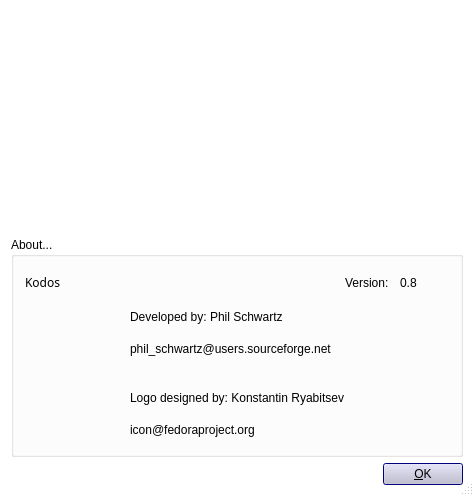
<?xml version="1.0" encoding="UTF-8"?>
<ui version="4.0">
 <class>AboutBA</class>
 <widget class="QDialog" name="AboutBA">
  <property name="geometry">
   <rect>
    <x>0</x>
    <y>0</y>
    <width>474</width>
    <height>496</height>
   </rect>
  </property>
  <property name="palette">
   <palette>
    <active>
     <colorrole role="WindowText">
      <brush brushstyle="SolidPattern">
       <color alpha="255">
        <red>0</red>
        <green>0</green>
        <blue>0</blue>
       </color>
      </brush>
     </colorrole>
     <colorrole role="Button">
      <brush brushstyle="SolidPattern">
       <color alpha="255">
        <red>214</red>
        <green>214</green>
        <blue>214</blue>
       </color>
      </brush>
     </colorrole>
     <colorrole role="Light">
      <brush brushstyle="SolidPattern">
       <color alpha="255">
        <red>255</red>
        <green>255</green>
        <blue>255</blue>
       </color>
      </brush>
     </colorrole>
     <colorrole role="Midlight">
      <brush brushstyle="SolidPattern">
       <color alpha="255">
        <red>234</red>
        <green>234</green>
        <blue>234</blue>
       </color>
      </brush>
     </colorrole>
     <colorrole role="Dark">
      <brush brushstyle="SolidPattern">
       <color alpha="255">
        <red>107</red>
        <green>107</green>
        <blue>107</blue>
       </color>
      </brush>
     </colorrole>
     <colorrole role="Mid">
      <brush brushstyle="SolidPattern">
       <color alpha="255">
        <red>142</red>
        <green>142</green>
        <blue>142</blue>
       </color>
      </brush>
     </colorrole>
     <colorrole role="Text">
      <brush brushstyle="SolidPattern">
       <color alpha="255">
        <red>0</red>
        <green>0</green>
        <blue>0</blue>
       </color>
      </brush>
     </colorrole>
     <colorrole role="BrightText">
      <brush brushstyle="SolidPattern">
       <color alpha="255">
        <red>255</red>
        <green>255</green>
        <blue>255</blue>
       </color>
      </brush>
     </colorrole>
     <colorrole role="ButtonText">
      <brush brushstyle="SolidPattern">
       <color alpha="255">
        <red>0</red>
        <green>0</green>
        <blue>0</blue>
       </color>
      </brush>
     </colorrole>
     <colorrole role="Base">
      <brush brushstyle="SolidPattern">
       <color alpha="255">
        <red>255</red>
        <green>255</green>
        <blue>255</blue>
       </color>
      </brush>
     </colorrole>
     <colorrole role="Window">
      <brush brushstyle="SolidPattern">
       <color alpha="255">
        <red>255</red>
        <green>255</green>
        <blue>255</blue>
       </color>
      </brush>
     </colorrole>
     <colorrole role="Shadow">
      <brush brushstyle="SolidPattern">
       <color alpha="255">
        <red>0</red>
        <green>0</green>
        <blue>0</blue>
       </color>
      </brush>
     </colorrole>
     <colorrole role="Highlight">
      <brush brushstyle="SolidPattern">
       <color alpha="255">
        <red>0</red>
        <green>0</green>
        <blue>156</blue>
       </color>
      </brush>
     </colorrole>
     <colorrole role="HighlightedText">
      <brush brushstyle="SolidPattern">
       <color alpha="255">
        <red>255</red>
        <green>255</green>
        <blue>255</blue>
       </color>
      </brush>
     </colorrole>
     <colorrole role="Link">
      <brush brushstyle="SolidPattern">
       <color alpha="255">
        <red>0</red>
        <green>0</green>
        <blue>0</blue>
       </color>
      </brush>
     </colorrole>
     <colorrole role="LinkVisited">
      <brush brushstyle="SolidPattern">
       <color alpha="255">
        <red>0</red>
        <green>0</green>
        <blue>0</blue>
       </color>
      </brush>
     </colorrole>
    </active>
    <inactive>
     <colorrole role="WindowText">
      <brush brushstyle="SolidPattern">
       <color alpha="255">
        <red>0</red>
        <green>0</green>
        <blue>0</blue>
       </color>
      </brush>
     </colorrole>
     <colorrole role="Button">
      <brush brushstyle="SolidPattern">
       <color alpha="255">
        <red>214</red>
        <green>214</green>
        <blue>214</blue>
       </color>
      </brush>
     </colorrole>
     <colorrole role="Light">
      <brush brushstyle="SolidPattern">
       <color alpha="255">
        <red>255</red>
        <green>255</green>
        <blue>255</blue>
       </color>
      </brush>
     </colorrole>
     <colorrole role="Midlight">
      <brush brushstyle="SolidPattern">
       <color alpha="255">
        <red>246</red>
        <green>246</green>
        <blue>246</blue>
       </color>
      </brush>
     </colorrole>
     <colorrole role="Dark">
      <brush brushstyle="SolidPattern">
       <color alpha="255">
        <red>107</red>
        <green>107</green>
        <blue>107</blue>
       </color>
      </brush>
     </colorrole>
     <colorrole role="Mid">
      <brush brushstyle="SolidPattern">
       <color alpha="255">
        <red>142</red>
        <green>142</green>
        <blue>142</blue>
       </color>
      </brush>
     </colorrole>
     <colorrole role="Text">
      <brush brushstyle="SolidPattern">
       <color alpha="255">
        <red>0</red>
        <green>0</green>
        <blue>0</blue>
       </color>
      </brush>
     </colorrole>
     <colorrole role="BrightText">
      <brush brushstyle="SolidPattern">
       <color alpha="255">
        <red>255</red>
        <green>255</green>
        <blue>255</blue>
       </color>
      </brush>
     </colorrole>
     <colorrole role="ButtonText">
      <brush brushstyle="SolidPattern">
       <color alpha="255">
        <red>0</red>
        <green>0</green>
        <blue>0</blue>
       </color>
      </brush>
     </colorrole>
     <colorrole role="Base">
      <brush brushstyle="SolidPattern">
       <color alpha="255">
        <red>255</red>
        <green>255</green>
        <blue>255</blue>
       </color>
      </brush>
     </colorrole>
     <colorrole role="Window">
      <brush brushstyle="SolidPattern">
       <color alpha="255">
        <red>255</red>
        <green>255</green>
        <blue>255</blue>
       </color>
      </brush>
     </colorrole>
     <colorrole role="Shadow">
      <brush brushstyle="SolidPattern">
       <color alpha="255">
        <red>0</red>
        <green>0</green>
        <blue>0</blue>
       </color>
      </brush>
     </colorrole>
     <colorrole role="Highlight">
      <brush brushstyle="SolidPattern">
       <color alpha="255">
        <red>0</red>
        <green>0</green>
        <blue>156</blue>
       </color>
      </brush>
     </colorrole>
     <colorrole role="HighlightedText">
      <brush brushstyle="SolidPattern">
       <color alpha="255">
        <red>255</red>
        <green>255</green>
        <blue>255</blue>
       </color>
      </brush>
     </colorrole>
     <colorrole role="Link">
      <brush brushstyle="SolidPattern">
       <color alpha="255">
        <red>0</red>
        <green>0</green>
        <blue>0</blue>
       </color>
      </brush>
     </colorrole>
     <colorrole role="LinkVisited">
      <brush brushstyle="SolidPattern">
       <color alpha="255">
        <red>0</red>
        <green>0</green>
        <blue>0</blue>
       </color>
      </brush>
     </colorrole>
    </inactive>
    <disabled>
     <colorrole role="WindowText">
      <brush brushstyle="SolidPattern">
       <color alpha="255">
        <red>128</red>
        <green>128</green>
        <blue>128</blue>
       </color>
      </brush>
     </colorrole>
     <colorrole role="Button">
      <brush brushstyle="SolidPattern">
       <color alpha="255">
        <red>214</red>
        <green>214</green>
        <blue>214</blue>
       </color>
      </brush>
     </colorrole>
     <colorrole role="Light">
      <brush brushstyle="SolidPattern">
       <color alpha="255">
        <red>255</red>
        <green>255</green>
        <blue>255</blue>
       </color>
      </brush>
     </colorrole>
     <colorrole role="Midlight">
      <brush brushstyle="SolidPattern">
       <color alpha="255">
        <red>246</red>
        <green>246</green>
        <blue>246</blue>
       </color>
      </brush>
     </colorrole>
     <colorrole role="Dark">
      <brush brushstyle="SolidPattern">
       <color alpha="255">
        <red>107</red>
        <green>107</green>
        <blue>107</blue>
       </color>
      </brush>
     </colorrole>
     <colorrole role="Mid">
      <brush brushstyle="SolidPattern">
       <color alpha="255">
        <red>142</red>
        <green>142</green>
        <blue>142</blue>
       </color>
      </brush>
     </colorrole>
     <colorrole role="Text">
      <brush brushstyle="SolidPattern">
       <color alpha="255">
        <red>0</red>
        <green>0</green>
        <blue>0</blue>
       </color>
      </brush>
     </colorrole>
     <colorrole role="BrightText">
      <brush brushstyle="SolidPattern">
       <color alpha="255">
        <red>255</red>
        <green>255</green>
        <blue>255</blue>
       </color>
      </brush>
     </colorrole>
     <colorrole role="ButtonText">
      <brush brushstyle="SolidPattern">
       <color alpha="255">
        <red>128</red>
        <green>128</green>
        <blue>128</blue>
       </color>
      </brush>
     </colorrole>
     <colorrole role="Base">
      <brush brushstyle="SolidPattern">
       <color alpha="255">
        <red>255</red>
        <green>255</green>
        <blue>255</blue>
       </color>
      </brush>
     </colorrole>
     <colorrole role="Window">
      <brush brushstyle="SolidPattern">
       <color alpha="255">
        <red>255</red>
        <green>255</green>
        <blue>255</blue>
       </color>
      </brush>
     </colorrole>
     <colorrole role="Shadow">
      <brush brushstyle="SolidPattern">
       <color alpha="255">
        <red>0</red>
        <green>0</green>
        <blue>0</blue>
       </color>
      </brush>
     </colorrole>
     <colorrole role="Highlight">
      <brush brushstyle="SolidPattern">
       <color alpha="255">
        <red>0</red>
        <green>0</green>
        <blue>156</blue>
       </color>
      </brush>
     </colorrole>
     <colorrole role="HighlightedText">
      <brush brushstyle="SolidPattern">
       <color alpha="255">
        <red>255</red>
        <green>255</green>
        <blue>255</blue>
       </color>
      </brush>
     </colorrole>
     <colorrole role="Link">
      <brush brushstyle="SolidPattern">
       <color alpha="255">
        <red>0</red>
        <green>0</green>
        <blue>0</blue>
       </color>
      </brush>
     </colorrole>
     <colorrole role="LinkVisited">
      <brush brushstyle="SolidPattern">
       <color alpha="255">
        <red>0</red>
        <green>0</green>
        <blue>0</blue>
       </color>
      </brush>
     </colorrole>
    </disabled>
   </palette>
  </property>
  <property name="windowTitle">
   <string>About Kodos</string>
  </property>
  <property name="sizeGripEnabled">
   <bool>true</bool>
  </property>
  <layout class="QGridLayout">
   <property name="margin">
    <number>11</number>
   </property>
   <property name="spacing">
    <number>6</number>
   </property>
   <item row="1" column="0">
    <widget class="QGroupBox" name="GroupBox6__DOCTYPE_UI_SELECTION__UI_SELECTION___widget_______class_QLabel__class_______property_stdset__1____________name_name__name___________cstring_TextLabel1_2__cstring________property_______property_stdset__1____________name_geometry__name___________rect_______________x_11__x_______________y_280__y_______________width_90__width_______________height_26__height____________rect________property_______property_stdset__1____________name_text__name___________string_Version___string________property____widget____UI_SELECTION__">
     <property name="title">
      <string>About...</string>
     </property>
     <layout class="QGridLayout">
      <item row="0" column="3" colspan="2">
       <layout class="QHBoxLayout">
        <item>
         <widget class="QLabel" name="TextLabel1_2">
          <property name="text">
           <string>Version:</string>
          </property>
          <property name="wordWrap">
           <bool>false</bool>
          </property>
         </widget>
        </item>
        <item>
         <widget class="QLabel" name="versionLabel">
          <property name="text">
           <string>0.8</string>
          </property>
          <property name="wordWrap">
           <bool>false</bool>
          </property>
         </widget>
        </item>
       </layout>
      </item>
      <item row="0" column="2">
       <spacer name="spacer2">
        <property name="orientation">
         <enum>Qt::Horizontal</enum>
        </property>
        <property name="sizeType">
         <enum>QSizePolicy::Expanding</enum>
        </property>
        <property name="sizeHint" stdset="0">
         <size>
          <width>181</width>
          <height>16</height>
         </size>
        </property>
       </spacer>
      </item>
      <item row="0" column="0" colspan="2">
       <widget class="QLabel" name="TextLabel1">
        <property name="sizePolicy">
         <sizepolicy hsizetype="Expanding" vsizetype="Minimum">
          <horstretch>0</horstretch>
          <verstretch>0</verstretch>
         </sizepolicy>
        </property>
        <property name="font">
         <font>
          <family>helvetic</family>
         </font>
        </property>
        <property name="text">
         <string>Kodos</string>
        </property>
        <property name="wordWrap">
         <bool>false</bool>
        </property>
       </widget>
      </item>
      <item row="3" column="2">
       <spacer name="spacer3">
        <property name="orientation">
         <enum>Qt::Vertical</enum>
        </property>
        <property name="sizeType">
         <enum>QSizePolicy::Preferred</enum>
        </property>
        <property name="sizeHint" stdset="0">
         <size>
          <width>26</width>
          <height>16</height>
         </size>
        </property>
       </spacer>
      </item>
      <item row="4" column="0">
       <spacer name="spacer8">
        <property name="orientation">
         <enum>Qt::Horizontal</enum>
        </property>
        <property name="sizeType">
         <enum>QSizePolicy::Expanding</enum>
        </property>
        <property name="sizeHint" stdset="0">
         <size>
          <width>36</width>
          <height>16</height>
         </size>
        </property>
       </spacer>
      </item>
      <item row="1" column="1" rowspan="2" colspan="3">
       <layout class="QVBoxLayout">
        <item>
         <widget class="QLabel" name="textLabel3">
          <property name="text">
           <string>Developed by: Phil Schwartz</string>
          </property>
          <property name="wordWrap">
           <bool>false</bool>
          </property>
         </widget>
        </item>
        <item>
         <widget class="QLabel" name="textLabel4">
          <property name="text">
           <string>phil_schwartz@users.sourceforge.net</string>
          </property>
          <property name="wordWrap">
           <bool>false</bool>
          </property>
         </widget>
        </item>
       </layout>
      </item>
      <item row="1" column="4">
       <spacer name="spacer4">
        <property name="orientation">
         <enum>Qt::Horizontal</enum>
        </property>
        <property name="sizeType">
         <enum>QSizePolicy::Expanding</enum>
        </property>
        <property name="sizeHint" stdset="0">
         <size>
          <width>40</width>
          <height>16</height>
         </size>
        </property>
       </spacer>
      </item>
      <item row="2" column="4">
       <spacer name="spacer5">
        <property name="orientation">
         <enum>Qt::Horizontal</enum>
        </property>
        <property name="sizeType">
         <enum>QSizePolicy::Expanding</enum>
        </property>
        <property name="sizeHint" stdset="0">
         <size>
          <width>35</width>
          <height>16</height>
         </size>
        </property>
       </spacer>
      </item>
      <item row="1" column="0">
       <spacer name="spacer6">
        <property name="orientation">
         <enum>Qt::Horizontal</enum>
        </property>
        <property name="sizeType">
         <enum>QSizePolicy::Expanding</enum>
        </property>
        <property name="sizeHint" stdset="0">
         <size>
          <width>41</width>
          <height>16</height>
         </size>
        </property>
       </spacer>
      </item>
      <item row="2" column="0">
       <spacer name="spacer7">
        <property name="orientation">
         <enum>Qt::Horizontal</enum>
        </property>
        <property name="sizeType">
         <enum>QSizePolicy::Expanding</enum>
        </property>
        <property name="sizeHint" stdset="0">
         <size>
          <width>41</width>
          <height>16</height>
         </size>
        </property>
       </spacer>
      </item>
      <item row="4" column="1" rowspan="2" colspan="3">
       <layout class="QGridLayout">
        <item row="0" column="0">
         <widget class="QLabel" name="textLabel1">
          <property name="text">
           <string>Logo designed by: Konstantin Ryabitsev</string>
          </property>
          <property name="wordWrap">
           <bool>false</bool>
          </property>
         </widget>
        </item>
        <item row="1" column="0">
         <widget class="QLabel" name="textLabel2">
          <property name="text">
           <string>icon@fedoraproject.org</string>
          </property>
          <property name="wordWrap">
           <bool>false</bool>
          </property>
         </widget>
        </item>
       </layout>
      </item>
      <item row="4" column="4">
       <spacer name="spacer10">
        <property name="orientation">
         <enum>Qt::Horizontal</enum>
        </property>
        <property name="sizeType">
         <enum>QSizePolicy::Expanding</enum>
        </property>
        <property name="sizeHint" stdset="0">
         <size>
          <width>70</width>
          <height>16</height>
         </size>
        </property>
       </spacer>
      </item>
      <item row="5" column="4">
       <spacer name="spacer11">
        <property name="orientation">
         <enum>Qt::Horizontal</enum>
        </property>
        <property name="sizeType">
         <enum>QSizePolicy::Expanding</enum>
        </property>
        <property name="sizeHint" stdset="0">
         <size>
          <width>55</width>
          <height>16</height>
         </size>
        </property>
       </spacer>
      </item>
      <item row="5" column="0">
       <spacer name="spacer9">
        <property name="orientation">
         <enum>Qt::Horizontal</enum>
        </property>
        <property name="sizeType">
         <enum>QSizePolicy::Expanding</enum>
        </property>
        <property name="sizeHint" stdset="0">
         <size>
          <width>50</width>
          <height>16</height>
         </size>
        </property>
       </spacer>
      </item>
     </layout>
    </widget>
   </item>
   <item row="0" column="0">
    <widget class="QLabel" name="PixmapLabel1">
     <property name="pixmap">
      <pixmap>image0</pixmap>
     </property>
     <property name="scaledContents">
      <bool>true</bool>
     </property>
     <property name="wordWrap">
      <bool>false</bool>
     </property>
    </widget>
   </item>
   <item row="2" column="0">
    <layout class="QHBoxLayout">
     <property name="spacing">
      <number>6</number>
     </property>
     <property name="margin">
      <number>0</number>
     </property>
     <item>
      <spacer name="Horizontal Spacing2">
       <property name="orientation">
        <enum>Qt::Horizontal</enum>
       </property>
       <property name="sizeType">
        <enum>QSizePolicy::Expanding</enum>
       </property>
       <property name="sizeHint" stdset="0">
        <size>
         <width>20</width>
         <height>20</height>
        </size>
       </property>
      </spacer>
     </item>
     <item>
      <widget class="QPushButton" name="buttonOk">
       <property name="text">
        <string>&amp;OK</string>
       </property>
       <property name="autoDefault">
        <bool>true</bool>
       </property>
       <property name="default">
        <bool>true</bool>
       </property>
      </widget>
     </item>
    </layout>
   </item>
  </layout>
 </widget>
 <layoutdefault spacing="6" margin="11"/>
 <customwidgets>
  <customwidget>
   <class>QGroupBox</class>
   <extends>QGroupBox</extends>
   <header>Qt3Support/QGroupBox</header>
   <container>1</container>
  </customwidget>
 </customwidgets>
 <resources/>
 <connections>
  <connection>
   <sender>buttonOk</sender>
   <signal>clicked()</signal>
   <receiver>AboutBA</receiver>
   <slot>accept()</slot>
   <hints>
    <hint type="sourcelabel">
     <x>20</x>
     <y>20</y>
    </hint>
    <hint type="destinationlabel">
     <x>20</x>
     <y>20</y>
    </hint>
   </hints>
  </connection>
 </connections>
</ui>
